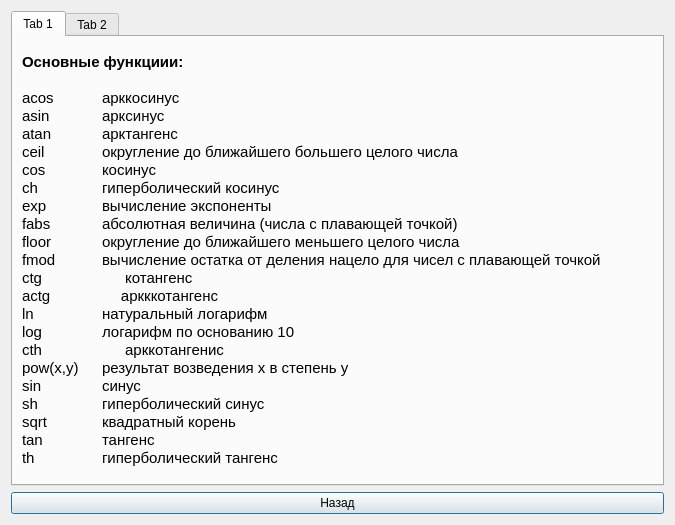
<?xml version="1.0" encoding="UTF-8"?>
<ui version="4.0">
 <class>spravka</class>
 <widget class="QDialog" name="spravka">
  <property name="geometry">
   <rect>
    <x>0</x>
    <y>0</y>
    <width>675</width>
    <height>525</height>
   </rect>
  </property>
  <property name="windowTitle">
   <string>Справка</string>
  </property>
  <layout class="QGridLayout" name="gridLayout">
   <item row="2" column="0">
    <widget class="QPushButton" name="pushButton">
     <property name="text">
      <string>Назад</string>
     </property>
    </widget>
   </item>
   <item row="1" column="0">
    <widget class="QTabWidget" name="tabWidget">
     <property name="currentIndex">
      <number>0</number>
     </property>
     <widget class="QWidget" name="tab">
      <attribute name="title">
       <string>Tab 1</string>
      </attribute>
      <layout class="QVBoxLayout" name="verticalLayout">
       <item>
        <widget class="QLabel" name="label">
         <property name="text">
          <string>&lt;!DOCTYPE HTML PUBLIC &quot;-//W3C//DTD HTML 4.0//EN&quot; &quot;http://www.w3.org/TR/REC-html40/strict.dtd&quot;&gt;
&lt;html&gt;&lt;head&gt;&lt;meta name=&quot;qrichtext&quot; content=&quot;1&quot; /&gt;&lt;style type=&quot;text/css&quot;&gt;
p, li { white-space: pre-wrap; }
&lt;/style&gt;&lt;/head&gt;&lt;body style=&quot; font-family:'Ubuntu'; font-size:11pt; font-weight:400; font-style:normal;&quot;&gt;
&lt;p style=&quot; margin-top:0px; margin-bottom:0px; margin-left:0px; margin-right:0px; -qt-block-indent:0; text-indent:0px;&quot;&gt;&lt;span style=&quot; font-weight:600;&quot;&gt;Основные функциии:&lt;/span&gt;&lt;/p&gt;
&lt;p style=&quot;-qt-paragraph-type:empty; margin-top:0px; margin-bottom:0px; margin-left:0px; margin-right:0px; -qt-block-indent:0; text-indent:0px; font-weight:600;&quot;&gt;&lt;/p&gt;
&lt;p style=&quot; margin-top:0px; margin-bottom:0px; margin-left:0px; margin-right:0px; -qt-block-indent:0; text-indent:0px;&quot;&gt;acos 	арккосинус&lt;/p&gt;
&lt;p style=&quot; margin-top:0px; margin-bottom:0px; margin-left:0px; margin-right:0px; -qt-block-indent:0; text-indent:0px;&quot;&gt;asin 	арксинус&lt;/p&gt;
&lt;p style=&quot; margin-top:0px; margin-bottom:0px; margin-left:0px; margin-right:0px; -qt-block-indent:0; text-indent:0px;&quot;&gt;atan 	арктангенс	&lt;/p&gt;
&lt;p style=&quot; margin-top:0px; margin-bottom:0px; margin-left:0px; margin-right:0px; -qt-block-indent:0; text-indent:0px;&quot;&gt;ceil 	округление до ближайшего большего целого числа&lt;/p&gt;
&lt;p style=&quot; margin-top:0px; margin-bottom:0px; margin-left:0px; margin-right:0px; -qt-block-indent:0; text-indent:0px;&quot;&gt;cos 	косинус&lt;/p&gt;
&lt;p style=&quot; margin-top:0px; margin-bottom:0px; margin-left:0px; margin-right:0px; -qt-block-indent:0; text-indent:0px;&quot;&gt;ch 	гиперболический косинус&lt;/p&gt;
&lt;p style=&quot; margin-top:0px; margin-bottom:0px; margin-left:0px; margin-right:0px; -qt-block-indent:0; text-indent:0px;&quot;&gt;exp 	вычисление экспоненты&lt;/p&gt;
&lt;p style=&quot; margin-top:0px; margin-bottom:0px; margin-left:0px; margin-right:0px; -qt-block-indent:0; text-indent:0px;&quot;&gt;fabs 	абсолютная величина (числа с плавающей точкой)&lt;/p&gt;
&lt;p style=&quot; margin-top:0px; margin-bottom:0px; margin-left:0px; margin-right:0px; -qt-block-indent:0; text-indent:0px;&quot;&gt;floor 	округление до ближайшего меньшего целого числа&lt;/p&gt;
&lt;p style=&quot; margin-top:0px; margin-bottom:0px; margin-left:0px; margin-right:0px; -qt-block-indent:0; text-indent:0px;&quot;&gt;fmod 	вычисление остатка от деления нацело для чисел с плавающей точкой&lt;/p&gt;
&lt;p style=&quot; margin-top:0px; margin-bottom:0px; margin-left:0px; margin-right:0px; -qt-block-indent:0; text-indent:0px;&quot;&gt;ctg                    котангенс &lt;/p&gt;
&lt;p style=&quot; margin-top:0px; margin-bottom:0px; margin-left:0px; margin-right:0px; -qt-block-indent:0; text-indent:0px;&quot;&gt;actg                 аркккотангенс &lt;/p&gt;
&lt;p style=&quot; margin-top:0px; margin-bottom:0px; margin-left:0px; margin-right:0px; -qt-block-indent:0; text-indent:0px;&quot;&gt;ln 	натуральный логарифм&lt;/p&gt;
&lt;p style=&quot; margin-top:0px; margin-bottom:0px; margin-left:0px; margin-right:0px; -qt-block-indent:0; text-indent:0px;&quot;&gt;log 	логарифм по основанию 10&lt;/p&gt;
&lt;p style=&quot; margin-top:0px; margin-bottom:0px; margin-left:0px; margin-right:0px; -qt-block-indent:0; text-indent:0px;&quot;&gt;cth                    арккотангенис &lt;/p&gt;
&lt;p style=&quot; margin-top:0px; margin-bottom:0px; margin-left:0px; margin-right:0px; -qt-block-indent:0; text-indent:0px;&quot;&gt;pow(x,y) 	результат возведения x в степень y&lt;/p&gt;
&lt;p style=&quot; margin-top:0px; margin-bottom:0px; margin-left:0px; margin-right:0px; -qt-block-indent:0; text-indent:0px;&quot;&gt;sin 	синус&lt;/p&gt;
&lt;p style=&quot; margin-top:0px; margin-bottom:0px; margin-left:0px; margin-right:0px; -qt-block-indent:0; text-indent:0px;&quot;&gt;sh 	гиперболический синус&lt;/p&gt;
&lt;p style=&quot; margin-top:0px; margin-bottom:0px; margin-left:0px; margin-right:0px; -qt-block-indent:0; text-indent:0px;&quot;&gt;sqrt 	квадратный корень&lt;/p&gt;
&lt;p style=&quot; margin-top:0px; margin-bottom:0px; margin-left:0px; margin-right:0px; -qt-block-indent:0; text-indent:0px;&quot;&gt;tan 	тангенс&lt;/p&gt;
&lt;p style=&quot; margin-top:0px; margin-bottom:0px; margin-left:0px; margin-right:0px; -qt-block-indent:0; text-indent:0px;&quot;&gt;th 	гиперболический тангенс&lt;/p&gt;&lt;/body&gt;&lt;/html&gt;</string>
         </property>
        </widget>
       </item>
      </layout>
     </widget>
     <widget class="QWidget" name="tab_2">
      <attribute name="title">
       <string>Tab 2</string>
      </attribute>
      <layout class="QVBoxLayout" name="verticalLayout_2">
       <item>
        <widget class="QLabel" name="label_2">
         <property name="text">
          <string>&lt;!DOCTYPE HTML PUBLIC &quot;-//W3C//DTD HTML 4.0//EN&quot; &quot;http://www.w3.org/TR/REC-html40/strict.dtd&quot;&gt;
&lt;html&gt;&lt;head&gt;&lt;meta name=&quot;qrichtext&quot; content=&quot;1&quot; /&gt;&lt;style type=&quot;text/css&quot;&gt;
p, li { white-space: pre-wrap; }
&lt;/style&gt;&lt;/head&gt;&lt;body style=&quot; font-family:'Ubuntu'; font-size:11pt; font-weight:400; font-style:normal;&quot;&gt;
&lt;p style=&quot; margin-top:0px; margin-bottom:0px; margin-left:0px; margin-right:0px; -qt-block-indent:0; text-indent:0px;&quot;&gt;&lt;span style=&quot; font-weight:600;&quot;&gt;Основные ошибки:&lt;/span&gt;&lt;/p&gt;
&lt;p style=&quot;-qt-paragraph-type:empty; margin-top:0px; margin-bottom:0px; margin-left:0px; margin-right:0px; -qt-block-indent:0; text-indent:0px; font-weight:600;&quot;&gt;&lt;/p&gt;
&lt;p style=&quot; margin-top:0px; margin-bottom:0px; margin-left:0px; margin-right:0px; -qt-block-indent:0; text-indent:0px;&quot;&gt;&lt;span style=&quot; font-style:italic;&quot;&gt;1) Число открытых скобок должно быть &lt;/span&gt;&lt;span style=&quot; font-weight:600; font-style:italic;&quot;&gt;равно&lt;/span&gt;&lt;span style=&quot; font-style:italic;&quot;&gt; числу закрытых скобок. &lt;/span&gt;&lt;/p&gt;
&lt;p style=&quot;-qt-paragraph-type:empty; margin-top:0px; margin-bottom:0px; margin-left:0px; margin-right:0px; -qt-block-indent:0; text-indent:0px;&quot;&gt;&lt;/p&gt;
&lt;p style=&quot; margin-top:0px; margin-bottom:0px; margin-left:0px; margin-right:0px; -qt-block-indent:0; text-indent:0px;&quot;&gt;&lt;span style=&quot; font-style:italic;&quot;&gt;2) &lt;/span&gt;&lt;span style=&quot; font-weight:600; font-style:italic;&quot;&gt;Необходимо&lt;/span&gt;&lt;span style=&quot; font-style:italic;&quot;&gt; прописывать все выполняемые функции.&lt;/span&gt;&lt;/p&gt;
&lt;p style=&quot; margin-top:0px; margin-bottom:0px; margin-left:0px; margin-right:0px; -qt-block-indent:0; text-indent:0px;&quot;&gt;&lt;span style=&quot; font-style:italic;&quot;&gt;То есть &lt;/span&gt;&lt;span style=&quot; font-weight:600; font-style:italic;&quot;&gt;нельзя&lt;/span&gt;&lt;span style=&quot; font-style:italic;&quot;&gt; написать 2x  &lt;/span&gt;&lt;span style=&quot; font-weight:600; font-style:italic;&quot;&gt;необходимо&lt;/span&gt;&lt;span style=&quot; font-style:italic;&quot;&gt; писать 2*x&lt;/span&gt;&lt;/p&gt;
&lt;p style=&quot;-qt-paragraph-type:empty; margin-top:0px; margin-bottom:0px; margin-left:0px; margin-right:0px; -qt-block-indent:0; text-indent:0px; font-style:italic;&quot;&gt;&lt;/p&gt;
&lt;p style=&quot; margin-top:0px; margin-bottom:0px; margin-left:0px; margin-right:0px; -qt-block-indent:0; text-indent:0px;&quot;&gt;&lt;span style=&quot; font-style:italic;&quot;&gt;3) Если &lt;/span&gt;&lt;span style=&quot; font-weight:600; font-style:italic;&quot;&gt;необходим&lt;/span&gt;&lt;span style=&quot; font-style:italic;&quot;&gt;о построить график поверхности заданной уравнением &lt;/span&gt;&lt;span style=&quot; font-weight:600; font-style:italic;&quot;&gt;z&lt;/span&gt;&lt;span style=&quot; font-weight:600; font-style:italic; vertical-align:super;&quot;&gt;2&lt;/span&gt;&lt;span style=&quot; font-weight:600; font-style:italic;&quot;&gt;=f(x;y)&lt;/span&gt;&lt;span style=&quot; font-style:italic;&quot;&gt;, &lt;/span&gt;&lt;/p&gt;
&lt;p style=&quot; margin-top:0px; margin-bottom:0px; margin-left:0px; margin-right:0px; -qt-block-indent:0; text-indent:0px;&quot;&gt;&lt;span style=&quot; font-style:italic;&quot;&gt;то &lt;/span&gt;&lt;span style=&quot; font-weight:600; font-style:italic;&quot;&gt;необходим&lt;/span&gt;&lt;span style=&quot; font-style:italic;&quot;&gt;о выбрать вид поверхности &lt;/span&gt;&lt;span style=&quot; font-weight:600; font-style:italic;&quot;&gt;z=+/-f(x;y) &lt;/span&gt;&lt;span style=&quot; font-style:italic;&quot;&gt;и ввести уравнение  &lt;/span&gt;&lt;span style=&quot; font-weight:600; font-style:italic;&quot;&gt;z=sqrt(f(x;y))&lt;/span&gt;&lt;/p&gt;
&lt;p style=&quot;-qt-paragraph-type:empty; margin-top:0px; margin-bottom:0px; margin-left:0px; margin-right:0px; -qt-block-indent:0; text-indent:0px; font-weight:600; font-style:italic;&quot;&gt;&lt;/p&gt;
&lt;p style=&quot; margin-top:0px; margin-bottom:0px; margin-left:0px; margin-right:0px; -qt-block-indent:0; text-indent:0px;&quot;&gt;&lt;span style=&quot; font-style:italic;&quot;&gt;4) &lt;/span&gt;&lt;span style=&quot; font-weight:600; font-style:italic;&quot;&gt;Нельзя &lt;/span&gt;&lt;span style=&quot; font-style:italic;&quot;&gt;делить на ноль или извлекать корень из отрицательного числа.&lt;/span&gt;&lt;/p&gt;&lt;/body&gt;&lt;/html&gt;</string>
         </property>
        </widget>
       </item>
      </layout>
     </widget>
    </widget>
   </item>
  </layout>
 </widget>
 <resources/>
 <connections/>
</ui>
